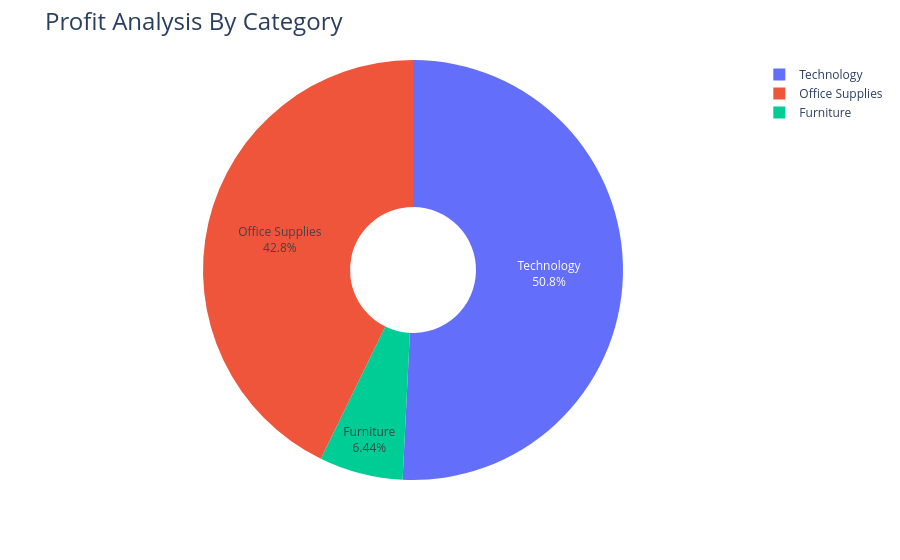

The notebook cell this image was saved under:
### Code cell
fig = px.pie(profit_by_category, 
             values= 'Profit',
             names= 'Category',
             hole=0.3)
fig.update_traces(textposition='inside', textinfo='percent+label')
fig.update_layout(title_text="Profit Analysis By Category", title_font=dict(size=24))

fig.show()

### Figure 1 — Plotly figure (JSON) as saved in the notebook; plotly's stock layout.template omitted (floating-point values rounded to 4 significant figures)
{"data": [{"domain": {"x": [0, 1], "y": [0, 1]}, "hole": 0.3, "hovertemplate": "Category=%{label}<br>Profit=%{value}<extra></extra>", "labels": ["Furniture", "Office Supplies", "Technology"], "legendgroup": "", "name": "", "showlegend": true, "textinfo": "percent+label", "textposition": "inside", "type": "pie", "values": [18450.0, 122500.0, 145500.0]}], "layout": {"legend": {"tracegroupgap": 0}, "margin": {"t": 60}, "title": {"font": {"size": 24}, "text": "Profit Analysis By Category"}}}
